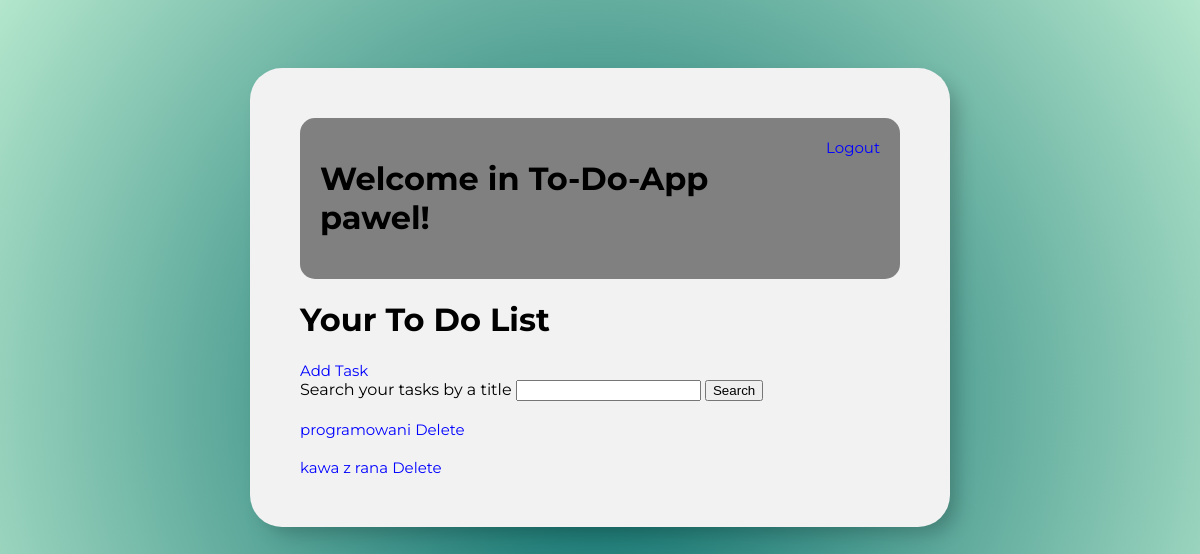
Before: / (signed in) with the older database file.
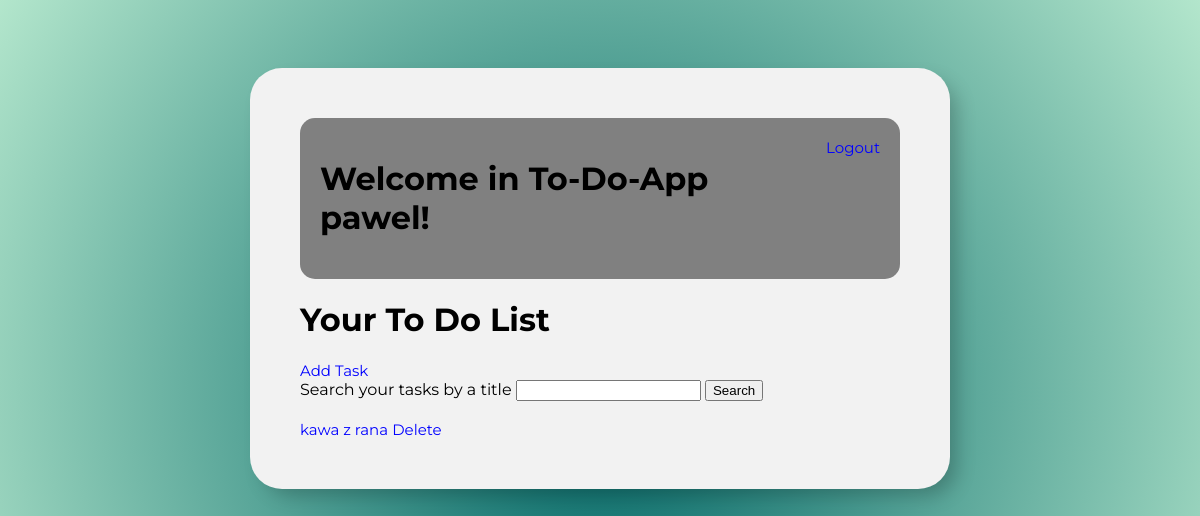
After: the same page with the newer database file.
### base/models.py (models this page shows)
class Task(models.Model):
    user = models.ForeignKey(User, on_delete=models.CASCADE, null =True, blank = True)
    title = models.CharField(max_length=200)
    description = models.TextField(null=True, blank=True)
    complete = models.BooleanField(default=False)
    create = models.DateTimeField(auto_now_add=True)
    def __str__(self):
        return self.title
    class Meta:
        ordering = ['complete']

### base/views.py (the view)
# urls.py: path('', TaskList.as_view(), name='tasks'),
class TaskList(LoginRequiredMixin, ListView):
    model = Task
    context_object_name = 'tasks'
    '''
    Tworzymy metodę w której użytkownik widzi tylko swoje zadania
    w pierwszym context filtrujemy zadania użytkownika, w drugim dostajemy
    zadania, które nie są wykonane
    '''
    def get_context_data(self, *, object_list=None, **kwargs):
        context = super().get_context_data(**kwargs)
        context['tasks'] = context['tasks'].filter(user=self.request.user)
        context['count'] = context['tasks'].filter(complete=False).count()
        search_input = self.request.GET.get('search-area') or ''
        if search_input:
            context['tasks'] = context['tasks'].filter(title__icontains=search_input)
        context['search_input'] = search_input
        return context

### base/templates/base/task_list.html
{% extends 'base/base_layout.html'   %}
{% block content %}
    <div class="bar">
         {% if request.user.is_authenticated %}
        <h1>Welcome in To-Do-App {{request.user}}!</h1>
        <a href="{% url 'logout' %}">Logout</a>
        {% else %}
        <a href="{% url 'login' %}">Login</a>
        {% endif %}
    </div>
    <h1>Your To Do List</h1>
    <a href="{% url 'tasks-create' %}">Add Task</a>
    <form method="GET">
        <label for="search-area">Search your tasks by a title </label>
        <input type="text" name="search-area" id="search-area" value="{{search_input}}">
        <input type="submit" value="Search">
    </form>
    <div class="list_of_tasks">
        {% for task in tasks %} </br>
        <div class="individual-task">
            {% if task.complete %}
                <div class="task.title">
                    <div class="complete-tasks">
                        <i><s><a href="{% url 'tasks-update' task.id %}">{{task}}</a> </s></i>
                    </div>
                </div>
            {% else %}
                <div class="task.title">
                    <div class="incomplete-tasks">
                        <a href="{% url 'tasks-update' task.id %}">{{task}}</a>
                        <a href="{% url 'tasks-delete' task.id %}">Delete</a>
                    </div>
                </div>
            {% endif %}
        </div>
        {% empty %}
            <h3>No tasks to complete. Congratulations!</h3>
        {% endfor %}
    </div>
{% endblock %}

Changed rows visible on the page:
removed Task: title "programowani"
